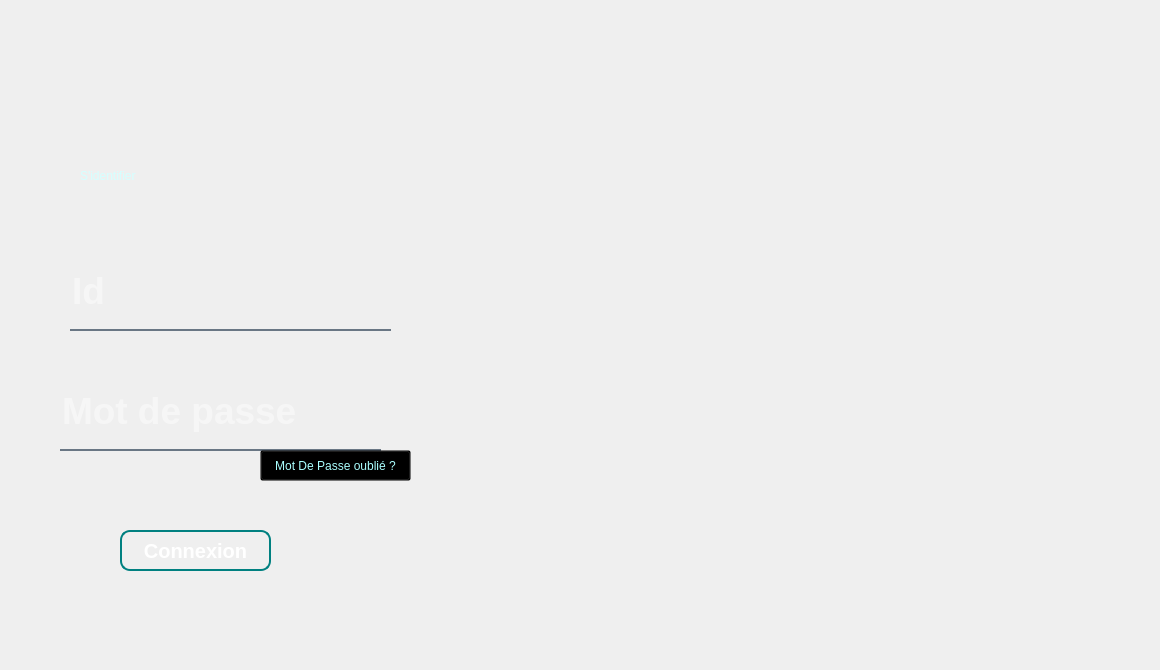
    <widget class="QWidget" name="page_login">
     <widget class="QLabel" name="label">
      <property name="geometry">
       <rect>
        <x>50</x>
        <y>20</y>
        <width>1101</width>
        <height>641</height>
       </rect>
      </property>
      <property name="styleSheet">
       <string notr="true">border-color:rgba(0,0,0,0);</string>
      </property>
      <property name="text">
       <string/>
      </property>
      <property name="pixmap">
       <pixmap>../image QT/what-is-a-connected-car-getty-images-1168122740-hero@2x.jpg</pixmap>
      </property>
     </widget>
     <widget class="QLineEdit" name="lineEdit_saisir_id">
      <property name="geometry">
       <rect>
        <x>70</x>
        <y>260</y>
        <width>321</width>
        <height>71</height>
       </rect>
      </property>
      <property name="font">
       <font>
        <family>MS Sans Serif</family>
        <pointsize>28</pointsize>
        <weight>75</weight>
        <bold>true</bold>
       </font>
      </property>
      <property name="styleSheet">
       <string notr="true">QLineEdit {
	
background:transparent;
border:none;
color:rgba(255,255,255,230);
border-bottom:2px solid rgba(105,118,132,255);
padding-bottom:7px
}</string>
      </property>
      <property name="placeholderText">
       <string>Id</string>
      </property>
     </widget>
     <widget class="QLineEdit" name="lineEdit_saisir_mdp">
      <property name="geometry">
       <rect>
        <x>60</x>
        <y>380</y>
        <width>321</width>
        <height>71</height>
       </rect>
      </property>
      <property name="font">
       <font>
        <family>MS Sans Serif</family>
        <pointsize>28</pointsize>
        <weight>75</weight>
        <bold>true</bold>
       </font>
      </property>
      <property name="styleSheet">
       <string notr="true">QLineEdit {
	
background:transparent;
border:none;
color:rgba(255,255,255,230);
border-bottom:2px solid rgba(105,118,132,255);
padding-bottom:7px
}</string>
      </property>
      <property name="placeholderText">
       <string>Mot de passe</string>
      </property>
     </widget>
     <widget class="QPushButton" name="boutton_connexion_login">
      <property name="geometry">
       <rect>
        <x>120</x>
        <y>530</y>
        <width>151</width>
        <height>41</height>
       </rect>
      </property>
      <property name="styleSheet">
       <string notr="true">QPushButton {
    background: qlineargradient(x1: 0, y1: 0, x2: 0, y2: 1,
                                stop: 0 #00bfff, stop: 1 #0080ff);
    border: 2px solid #008080;
    border-radius: 10px;
    padding: 10px;
    color: white;
    font-size: 20px;
    font-weight: bold;
    text-align: center;
}
QPushButton:hover {
    background: qlineargradient(x1: 0, y1: 0, x2: 0, y2: 1,
                                stop: 0 #0080ff, stop: 1 #004080);
    cursor: pointer;
    box-shadow: 0px 0px 5px #004040;
}
QPushButton:pressed {
    background: qlineargradient(x1: 0, y1: 0, x2: 0, y2: 1,
                                stop: 0 #004080, stop: 1 #002040);
}</string>
      </property>
      <property name="text">
       <string>Connexion</string>
      </property>
     </widget>
     <widget class="QLabel" name="label_6">
      <property name="geometry">
       <rect>
        <x>80</x>
        <y>140</y>
        <width>291</width>
        <height>71</height>
       </rect>
      </property>
      <property name="styleSheet">
       <string notr="true">color:rgb(212, 255, 255);
background-color:rgba(0,0,0,0);
font: 75 28pt &quot;MS Sans Serif&quot;;
border-color:rgba(0,0,0,0);</string>
      </property>
      <property name="text">
       <string>S'identifier</string>
      </property>
     </widget>
     <widget class="QPushButton" name="pushButton_mdp_oubli">
      <property name="geometry">
       <rect>
        <x>260</x>
        <y>450</y>
        <width>151</width>
        <height>31</height>
       </rect>
      </property>
      <property name="styleSheet">
       <string notr="true">background-color:rgba(0,0,0,0);
color:rgb(170, 255, 255);
border-color:rgba(0,0,0,0);</string>
      </property>
      <property name="text">
       <string>Mot De Passe oublié ?</string>
      </property>
     </widget>
    </widget>
